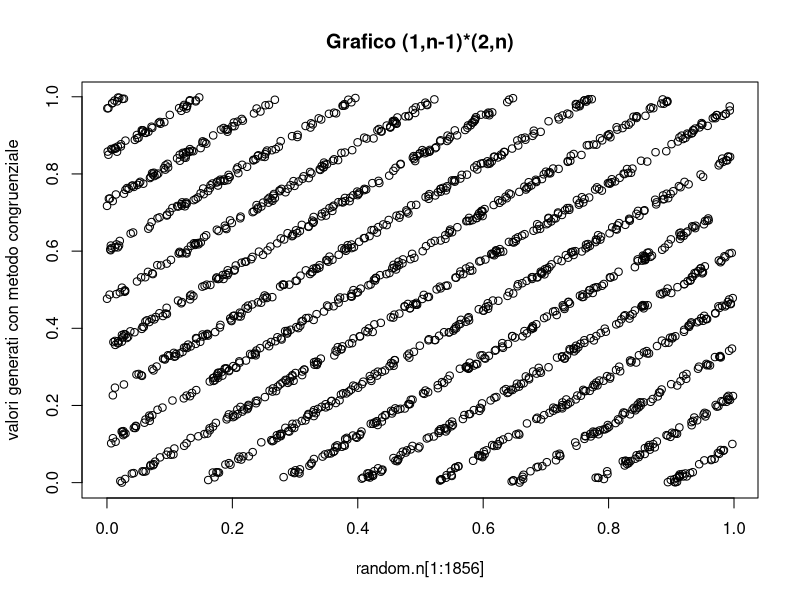
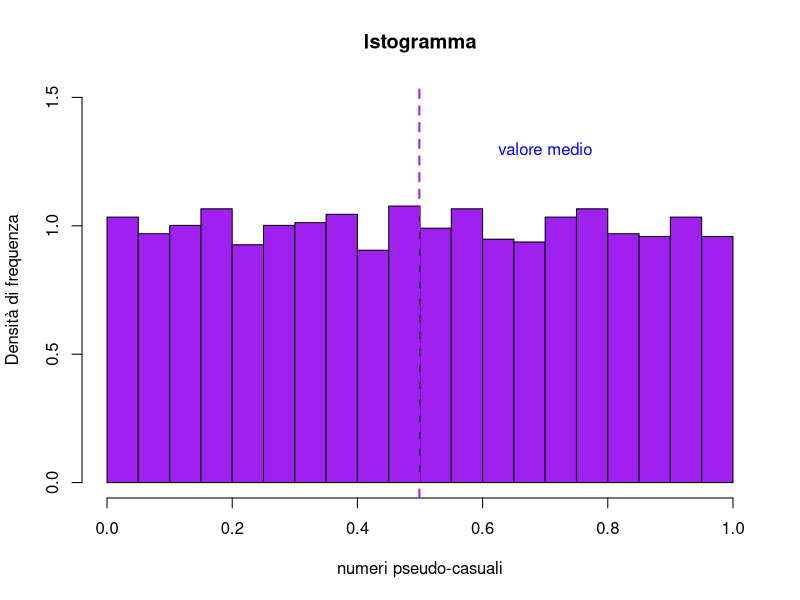
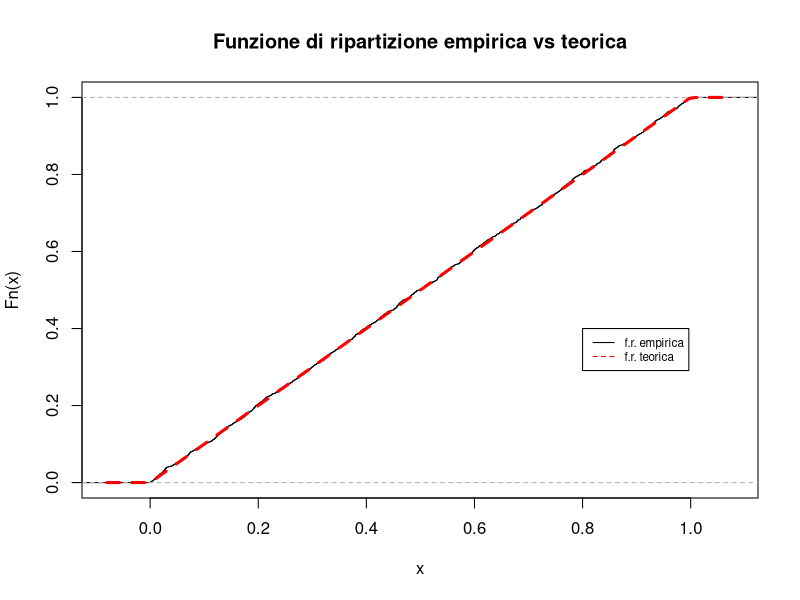
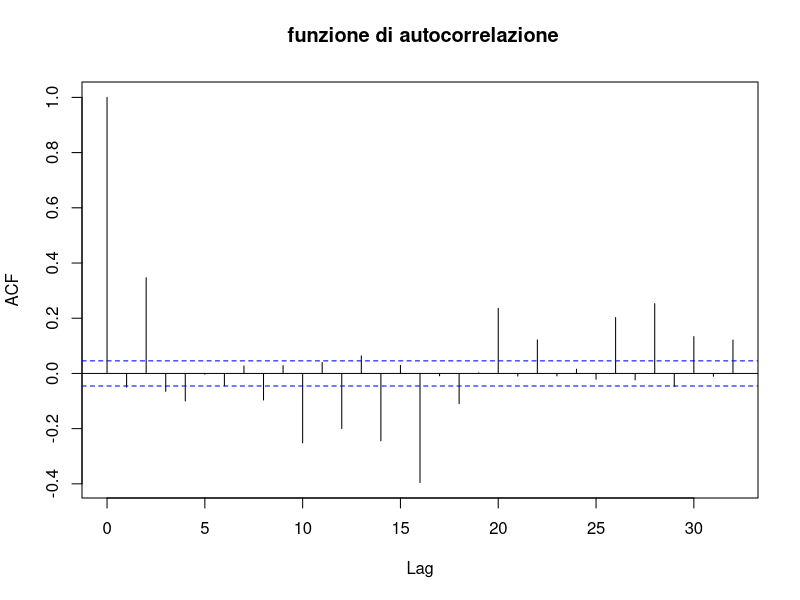
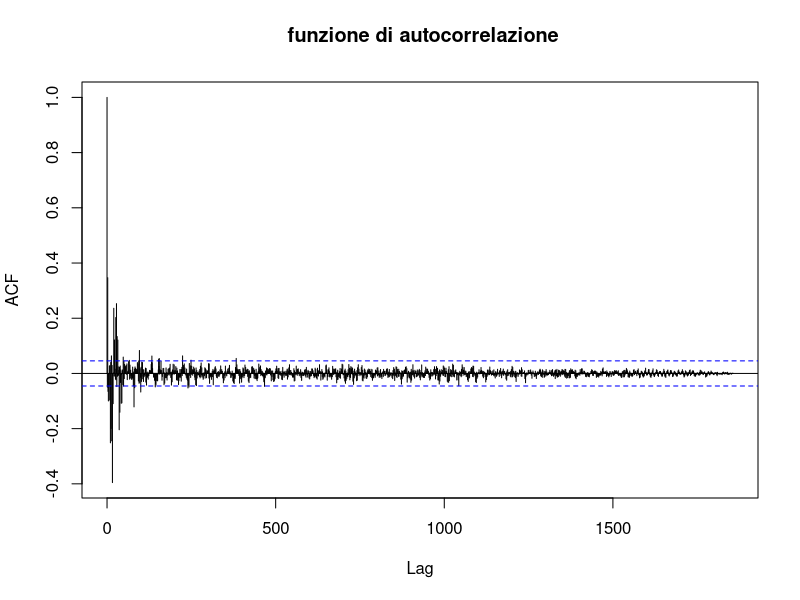
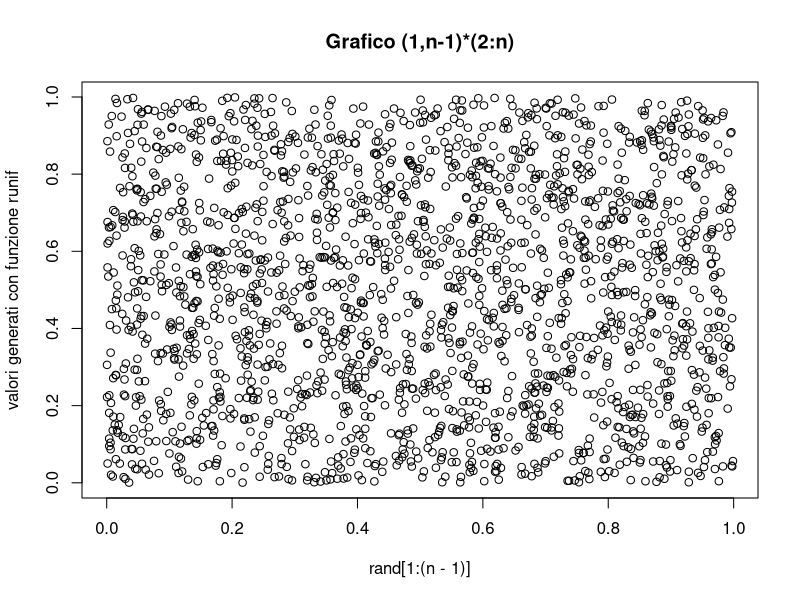
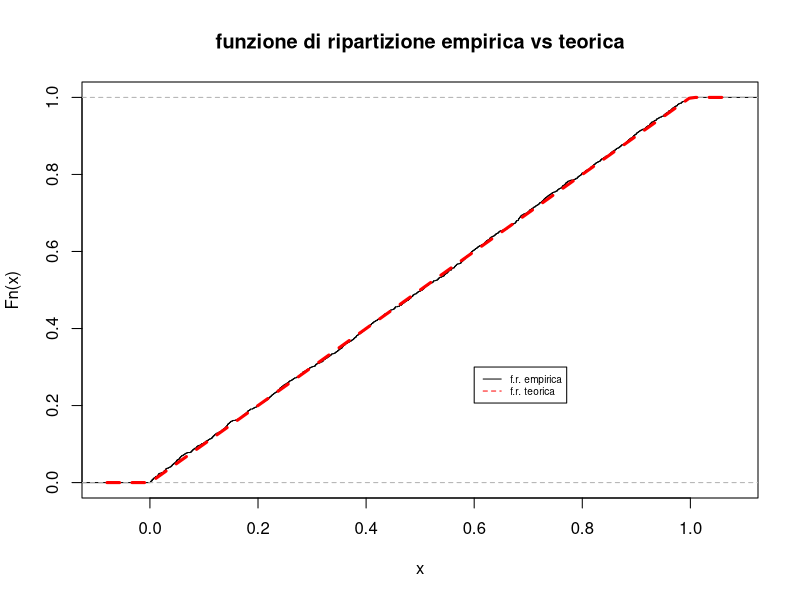
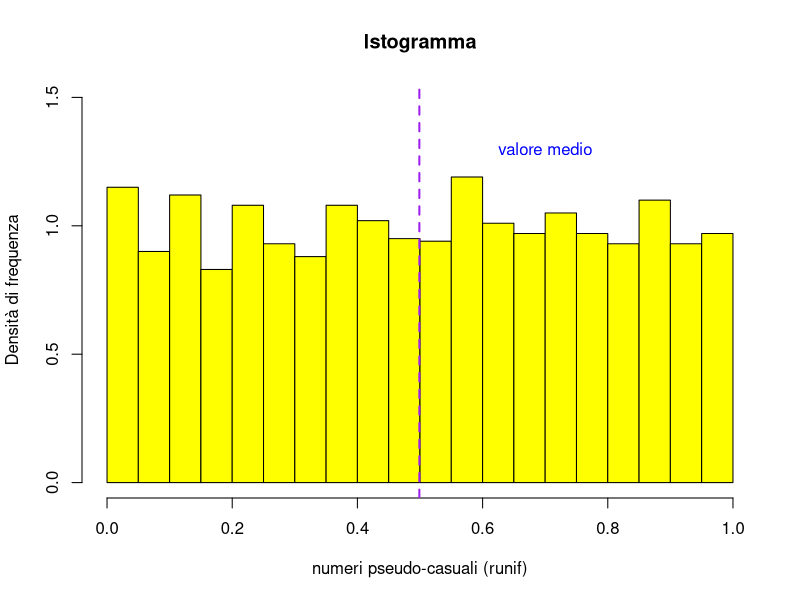

Reproduce these figures in R, in order.
## ---- chunk 1
knitr::opts_chunk$set(echo = TRUE)
## ---- chunk 2
a    <- 65537
m    <-34359738368
xini <- 47838
c    <- 5
(a*xini + c)%%m
## ---- chunk 3
x1 <- (a*xini+c)%%m
x1/m
## ---- chunk 4
(a*x1 + c)%%m
x2 <- (a*x1+ c)%%m
x2/m
## ---- chunk 5
n <- 1857
random.n <- numeric(n)
for(j in 1:n){
x1 <- (a*x1+c)%%m
random.n[j] <- x1/m
}
head(random.n)
tail(random.n)
## ---- chunk 6
require(skimr)
skim_without_charts(random.n)
## ---- chunk 7
var(random.n)
## ---- chunk 8
plot(random.n[1:1856],
random.n[2:1857],
main="Grafico (1,n-1)*(2,n)",
ylab = "valori generati con metodo congruenziale")
## ---- chunk 9
hist(random.n, col = 'purple',
  breaks = 20,
  freq=FALSE,
  ylim =c(0,1.5),
  main='Istogramma',
  xlab='numeri pseudo-casuali',
  ylab='Densità di frequenza')
  abline(v=mean(random.n),
  col='purple',
  lwd=2,lty=2)
  text(0.7,1.3,
  c("valore medio"),
  col="blue")
## ---- chunk 10
plot(ecdf(random.n),
do.points=FALSE,
main ='Funzione di ripartizione empirica vs teorica')
curve(punif(x,0,1),
lty='dashed',
col='red',
lwd='3',
add=TRUE)
legend(0.8,0.4,
col=c("black","red"),
c("f.r. empirica","f.r. teorica"),
lty=c(1,2),
cex=0.7)
## ---- chunk 11
ks.test(random.n, "punif")
## ---- chunk 12
n <- length(random.n)
int<-seq(0,1,by=0.1); int
## ---- chunk 13
foss<-table(cut(random.n, int))/n; foss
## ---- chunk 14
p1 <- rep(0.1, 10); p1
## ---- chunk 15
chisq.test(foss,p=p1)
## ---- chunk 16
qchisq(0.95,df=9)
## ---- chunk 17
n <- length(random.n)
int<-seq(0,1,by=0.1); int
fossN<-table(cut(random.n, int)); fossN
chisq.test(fossN)
## ---- chunk 18
acf(random.n,
main = " funzione di autocorrelazione")
## ---- chunk 19
n<-length(random.n)
acf(random.n, main = " funzione di autocorrelazione", lag.max =n)
## ---- chunk 20
set.seed(3882)
n <- 2000
rand <- runif(n, min=0, max=1)
head(rand)
## ---- chunk 21
plot(rand[1:(n-1)],
rand[2:n],
main="Grafico (1,n-1)*(2:n)",
ylab = "valori generati con funzione runif")

## ---- chunk 22
plot(ecdf(rand),
do.points=FALSE,
main ='funzione di ripartizione empirica vs teorica')
curve(punif(x,0,1),
lty='dashed',
col='red',
lwd='3',
add=TRUE)
legend(0.6,0.3,
       col=c("black","red"),
c("f.r. empirica","f.r. teorica"),
lty=c(1,2),
cex=0.6)
## ---- chunk 23
hist(rand, col = 'yellow',
breaks = 20,
freq=FALSE,
ylim =c(0,1.5),
main='Istogramma',
xlab='numeri pseudo-casuali (runif)',
ylab='Densità di frequenza')
abline(v=mean(random.n),
col='purple',
lwd=2,lty=2)
text(0.7,1.3,
c("valore medio"),
col="blue")
## ---- chunk 24
ks.test(rand, "punif")
## ---- chunk 25
foss<-table(cut(rand, int))/n; foss
## ---- chunk 26
acf(rand,
main = " funzione di autocorrelazione")

acf(rand, lag.max = n,
main = " funzione di autocorrelazione")
